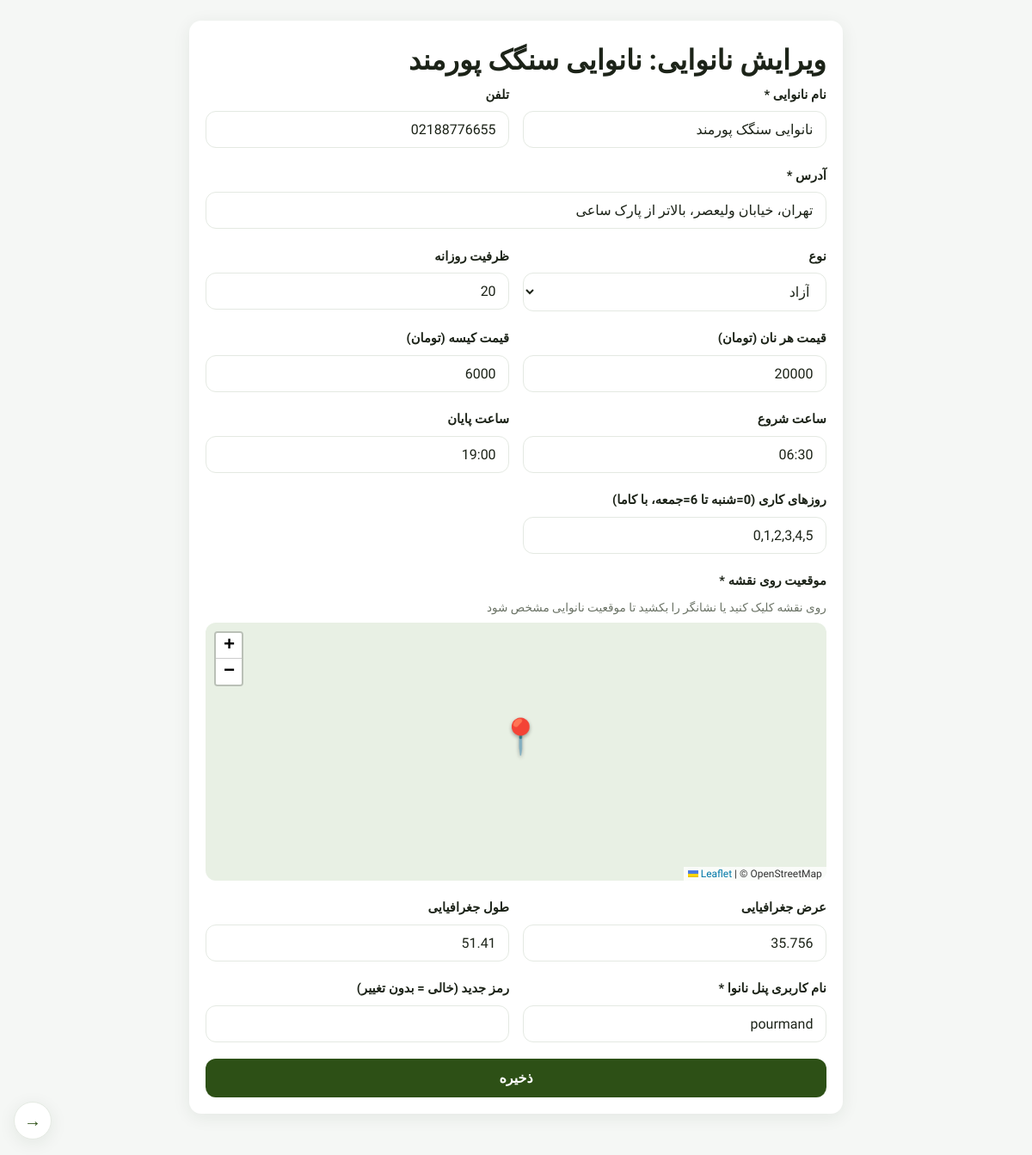
Screenshot of /admin/bakeries/2/edit (signed in) with the database file from the repository.
### models.py (models this page shows, shortened)
class Bakery(db.Model):
    __tablename__ = 'bakeries'
    id = db.Column(db.Integer, primary_key=True)
    name = db.Column(db.String(200), nullable=False)
    address = db.Column(db.String(300), nullable=False)
    phone = db.Column(db.String(20))
    latitude = db.Column(db.Float, nullable=False)
    longitude = db.Column(db.Float, nullable=False)
    bakery_type = db.Column(db.String(20), nullable=False, default='free')  # share/free
    status = db.Column(db.String(20), default='approved')  # pending/approved/rejected
    username = db.Column(db.String(80), unique=True, nullable=True)
    password_hash = db.Column(db.String(200), nullable=True)
    is_active = db.Column(db.Boolean, default=True)
    price_per_loaf = db.Column(db.Integer, nullable=False, default=0)
    price_per_bag = db.Column(db.Integer, nullable=False, default=0)
    working_hours_start = db.Column(db.String(5), default='06:00')
    working_hours_end = db.Column(db.String(5), default='18:00')
    working_days = db.Column(db.String(20), default='0,1,2,3,4,5')
    holidays = db.Column(db.String(200), default='')
    daily_capacity = db.Column(db.Integer, default=20)
    accepting_reservations = db.Column(db.Boolean, default=True)
    created_at = db.Column(db.DateTime, default=datetime.utcnow)
    reservations = db.relationship('Reservation', backref='bakery', lazy=True)

### admin_routes.py (the view, shortened to what this page needs)
@admin_bp.route('/admin/bakeries/<int:bakery_id>/edit', methods=['GET', 'POST'])
def bakery_edit(bakery_id):
    if not is_admin():
        return redirect(url_for('admin.login'))
    bakery = Bakery.query.get_or_404(bakery_id)
    return render_template('admin_bakery_form.html', bakery=bakery)

### admin_routes.py (called while the page is built)
def is_admin():
    return session.get('admin') is True

### templates/admin_bakery_form.html (shortened to what this page needs)
{% extends "base.html" %}
{% block head %}
<link rel="stylesheet" href="{{ static_v('leaflet/leaflet.css') }}">
{% endblock %}
{% block content %}
<div class="admin-page">
    <div class="panel" style="max-width:760px;margin:0 auto">
        <h1>{{ 'ویرایش نانوایی: ' ~ bakery.name if bakery else 'ثبت نانوایی جدید' }}</h1>
        <form method="post">
            <div class="form-grid">
                <div class="form-group">
                    <label>نام نانوایی *</label>
                    <input type="text" name="name" class="input" required value="{{ bakery.name if bakery else '' }}">
                </div>
                <div class="form-group">
                    <label>تلفن</label>
                    <input type="text" name="phone" class="input" value="{{ bakery.phone if bakery else '' }}">
                </div>
                <div class="form-group span2">
                    <label>آدرس *</label>
                    <input type="text" name="address" class="input" required value="{{ bakery.address if bakery else '' }}">
                </div>
                <div class="form-group">
                    <label>نوع</label>
                    <select name="bakery_type" class="input">
                        <option value="free" {% if bakery and bakery.bakery_type=='free' %}selected{% endif %}>آزاد</option>
                    </select>
                </div>
                <div class="form-group">
                    <label>ظرفیت روزانه</label>
                    <input type="number" name="daily_capacity" class="input" value="{{ bakery.daily_capacity if bakery else 20 }}">
                </div>
                <div class="form-group">
                    <label>قیمت هر نان (تومان)</label>
                    <input type="number" name="price_per_loaf" class="input" value="{{ bakery.price_per_loaf if bakery else 0 }}">
                </div>
                <div class="form-group">
                    <label>قیمت کیسه (تومان)</label>
                    <input type="number" name="price_per_bag" class="input" value="{{ bakery.price_per_bag if bakery else 0 }}">
                </div>
                <div class="form-group">
                    <label>ساعت شروع</label>
                    <input type="text" name="working_hours_start" class="input" value="{{ bakery.working_hours_start if bakery else '06:00' }}">
                </div>
                <div class="form-group">
                    <label>ساعت پایان</label>
                    <input type="text" name="working_hours_end" class="input" value="{{ bakery.working_hours_end if bakery else '18:00' }}">
                </div>
                <div class="form-group">
                    <label>روزهای کاری (0=شنبه تا 6=جمعه، با کاما)</label>
                    <input type="text" name="working_days" class="input" value="{{ bakery.working_days if bakery else '0,1,2,3,4,5' }}">
                </div>
                <div class="form-group span2">
                    <label>موقعیت روی نقشه *</label>
                    <p style="font-size:0.85rem;color:var(--text-light);margin-bottom:0.4rem">
                        روی نقشه کلیک کنید یا نشانگر را بکشید تا موقعیت نانوایی مشخص شود
                    </p>
                    <div id="coordMap" dir="ltr" style="height:300px;border-radius:12px;overflow:hidden;z-index:1;position:relative"></div>
                </div>
                <div class="form-group">
                    <label>عرض جغرافیایی</label>
                    <input type="text" name="latitude" id="latInput" class="input" value="{{ bakery.latitude if bakery else '35.7448' }}">
                </div>
                <div class="form-group">
                    <label>طول جغرافیایی</label>
                    <input type="text" name="longitude" id="lngInput" class="input" value="{{ bakery.longitude if bakery else '51.3753' }}">
                </div>
                <div class="form-group">
                    <label>نام کاربری پنل نانوا *</label>
                    <input type="text" name="username" class="input" required value="{{ bakery.username if bakery else '' }}">
                </div>
                <div class="form-group">
                    <label>{{ 'رمز جدید (خالی = بدون تغییر)' if bakery else 'رمز نانوا *' }}</label>
                    <input type="text" name="password" class="input" {{ "" if bakery else "required" }}>
                </div>
            </div>
            <button type="submit" class="btn-primary btn-block">ذخیره</button>
        </form>
    </div>
</div>
{% endblock %}

### static/leaflet/leaflet.css (style rules this page uses)
.leaflet-container { overflow: hidden; }
.leaflet-container.leaflet-touch-zoom { -ms-touch-action: pan-x pan-y; touch-action: pan-x pan-y; }
.leaflet-container.leaflet-touch-drag { -ms-touch-action: pinch-zoom; touch-action: none; touch-action: pinch-zoom; }
.leaflet-container.leaflet-touch-drag.leaflet-touch-zoom { -ms-touch-action: none; touch-action: none; }
.leaflet-container { -webkit-tap-highlight-color: transparent; }
.leaflet-grab { cursor: -webkit-grab; cursor: -moz-grab; cursor: grab; }
.leaflet-container { background: #ddd; outline-offset: 1px; }
.leaflet-container { font-family: "Helvetica Neue", Arial, Helvetica, sans-serif; font-size: 12px; font-size: 0.75rem; line-height: 1.5; }

### static/css/style.css (style rules this page uses)
:root { --primary: #2d5016; --primary-dark: #1f3a0e; --primary-light: #4a7c2e; --accent: #ff6b35; --bg: #f5f7f5; --card: #ffffff; --text: #1c2318; --text-light: #6b7366; --border: #e4e9e2; --success: #28a745; --danger: #dc3545; --info: #0b5ed7; --warning: #ffc107; --shadow: 0 4px 20px rgba(30, 45, 20, 0.08); --radius: 16px; }
* { margin: 0; padding: 0; box-sizing: border-box; }
body { font-family: 'Vazirmatn', Tahoma, sans-serif; background: var(--bg); color: var(--text); min-height: 100vh; direction: rtl; line-height: 1.7; -webkit-font-smoothing: antialiased; }
.btn-primary { background: var(--primary); color: #fff; border: none; padding: 0.8rem 1.6rem; border-radius: 12px; font-size: 1rem; font-weight: 600; font-family: inherit; cursor: pointer; text-decoration: none; display: inline-block; text-align: center; transition: background 0.2s, transform 0.1s; }
.btn-block { display: block; width: 100%; }
.input { width: 100%; padding: 0.7rem 0.9rem; border: 1.5px solid var(--border); border-radius: 12px; font-size: 1rem; font-family: inherit; background: #fff; color: var(--text); transition: border-color 0.2s; }
.form-group { margin-bottom: 1.2rem; }
.form-group label { display: block; margin-bottom: 0.4rem; font-weight: 600; font-size: 0.92rem; }
.leaflet-container { direction: ltr; font-family: inherit; background: #e8f0e4; }
.admin-page { max-width: 1100px; margin: 0 auto; }
.panel { background: #fff; border-radius: 14px; box-shadow: var(--shadow); padding: 1.2rem; }
.form-grid { display: grid; grid-template-columns: 1fr 1fr; gap: 0 1rem; }
.form-grid .span2 { grid-column: span 2; }

### rows the page displays
Bakery: name "ویرایش نانوایی: نانوایی سنگک پورمند", name "نانوایی سنگک پورمند", phone "02188776655", address "تهران، خیابان ولیعصر، بالاتر از پارک ساعی", bakery_type "آزاد", daily_capacity "20", price_per_loaf "20000", price_per_bag "6000", working_hours_start "06:30", working_hours_end "19:00", working_days "0,1,2,3,4,5", latitude "35.756", longitude "51.41", username "pourmand"

### other values shown
{{ 'رمز جدید (خالی = بدون تغییر)' if bakery else 'رمز نانوا *' }} "رمز جدید (خالی = بدون تغییر)"
